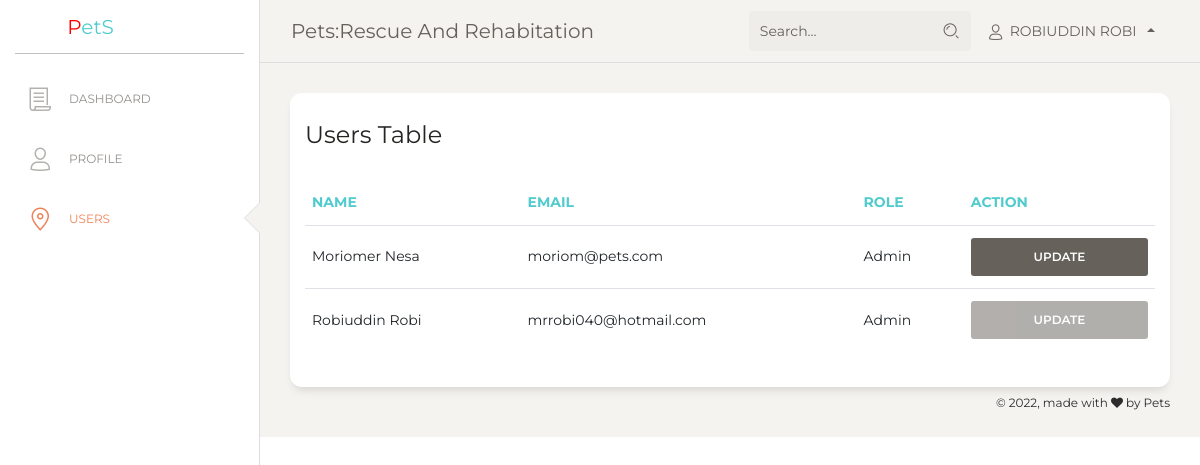
Screenshot of /admin/users.php (signed in) with the database file from the repository.
### tables this page shows
CREATE TABLE `users` (
  `id` int(11) NOT NULL,
  `name` varchar(100) DEFAULT NULL,
  `email` varchar(100) DEFAULT NULL,
  `password` varchar(100) DEFAULT NULL,
  `role` varchar(100) DEFAULT 'inactive'
);

### admin/users.php (the view, shortened to what this page needs)
<?php
include "includes/header.php";
include "../adoption/config.php";
$sql = 'SELECT * FROM users';
$result = mysqli_query($conn,$sql);
?>
<body class="">
    <div class="wrapper ">
        <div class="sidebar" data-color="white" data-active-color="danger">
            <div class="logo">
                <a href="https://www.creative-tim.com" class="simple-text logo-mini">
                </a>
                <a class="navbar-brand" href="../index.php" rel="tooltip" title="Rescue and Rehabitation"
                    data-placement="bottom" target="_blank">
                    <span class="pt-3 mt-n5" style="color: red;">P</span>etS
                </a>
            </div>
            <div class="sidebar-wrapper">
                <ul class="nav">
                    <li>
                        <a href="index.php">
                            <i class="nc-icon nc-paper"></i>
                            <p>Dashboard</p>
                        </a>
                    </li>
                    <li>
                        <a href="profile.php">
                            <i class="nc-icon nc-single-02"></i>
                            <p>Profile</p>
                        </a>
                    </li>
                    <li class="active ">
                        <a href="javascript:;">
                            <i class="nc-icon nc-pin-3"></i>
                            <p>Users</p>
                        </a>
                    </li>
                </ul>
            </div>
        </div>
        <div class="main-panel">
            <nav class="navbar navbar-expand-lg navbar-absolute fixed-top navbar-transparent">
                <div class="container-fluid">
                    <div class="navbar-wrapper">
                        <a class="navbar-brand" href="javascript:;">Pets:Rescue and Rehabitation</a>
                    </div>
                    <div class="collapse navbar-collapse justify-content-end" id="navigation">
                        <form>
                            <div class="input-group no-border">
                                <input type="text" value="" class="form-control" placeholder="Search...">
                                <div class="input-group-append">
                                    <div class="input-group-text">
                                        <i class="nc-icon nc-zoom-split"></i>
                                    </div>
                                </div>
                            </div>
                        </form>
                        <ul class="navbar-nav">
                            <li class="nav-item btn-rotate dropdown">
                                <a class="nav-link dropdown-toggle" href="#" id="navbarDropdownMenuLink"
                                    data-toggle="dropdown" aria-haspopup="true" aria-expanded="true">
                                    <i class="nc-icon nc-single-02"></i>
                                    <?php echo $_SESSION['name']; ?>
                                </a>
                            </li>
                        </ul>
                    </div>
                </div>
            </nav>
            <div class="content">
                <div class="row">
                    <div class="col-md-12">
                        <div class="card">
                            <div class="card-header">
                                <h4 class="card-title"> Users Table</h4>
                            </div>
                            <div class="card-body">
                                <div class="table-responsive">
                                    <table class="table">
                                        <thead class=" text-primary">
                                            <th>
                                                Name
                                            </th>
                                            <th>
                                                email
                                            </th>
                                            <th>
                                                role
                                            </th>
                                            <th>
                                                Action
                                            </th>
                                        </thead>
                                        <tbody>
                                            <?php while($pet = mysqli_fetch_assoc($result)){?>
                                            <tr>
                                                <td>
                                                    <?php echo $pet['name']; ?>
                                                </td>
                                                <td>
                                                    <?php echo $pet['email']; ?>
                                                </td>
                                                <td>
                                                    <?php echo $pet['role']; ?>
                                                </td>
                                                <td>
                                                    <a href="user_update.php?id=<?php echo $pet['id']; ?>" <?php if($pet['email']==$_SESSION['email']){ echo "disabled=''";}?> class="btn btn-secondary btn-block"> Update </a>
                                            </tr>
                                            <?php } ?>
                                        </tbody>
                                    </table>
                                </div>
                            </div>
                        </div>
                    </div>
                </div>
            </div>
            <?php include "includes/footer.php"; ?>

### rows the page displays
users: name "Moriomer Nesa", email "moriom@pets.com", role "Admin"
users: name "Robiuddin Robi", email "mrrobi040@hotmail.com", role "Admin"

### other values shown
$_SESSION['name'] "ROBIUDDIN ROBI"
